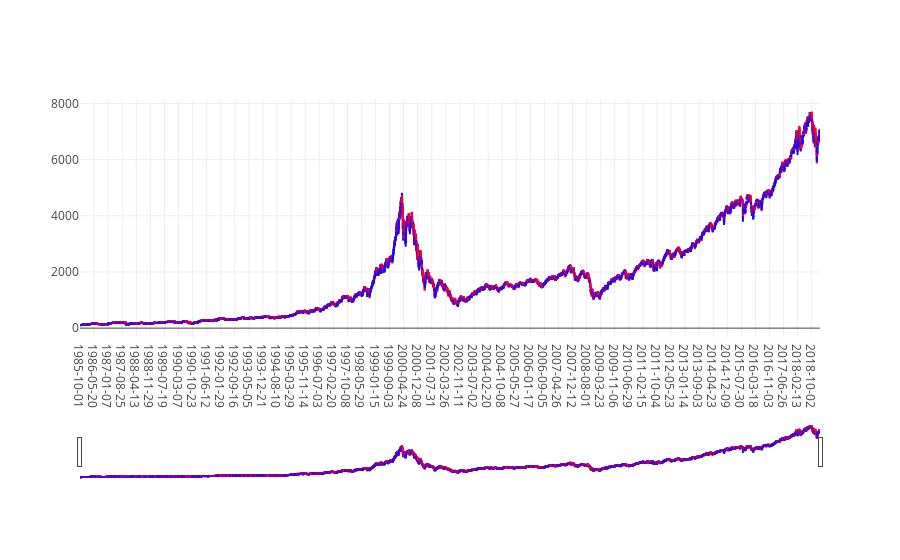

Notebook code for this chart:
### Code cell
plotly.offline.iplot(fig, filename='styled_candlestick')

### Figure 1 — Plotly figure (JSON) as saved in the notebook; plotly's stock layout.template omitted (floating-point values rounded to 4 significant figures; data arrays with more than 128 entries replaced by an {"elided": "..."} marker saying what was removed)
{"data": [{"close": {"elided": "8414 float values"}, "decreasing": {"line": {"color": "#F90038"}}, "high": {"elided": "8414 float values"}, "increasing": {"line": {"color": "#0B08FE"}}, "low": {"elided": "8414 float values"}, "open": {"elided": "8414 float values"}, "type": "candlestick", "uid": "cd87165c-35b8-11e9-be20-7824af3d4576", "x": {"elided": "8414 str values"}}], "layout": {"xaxis": {"type": "category"}}}
